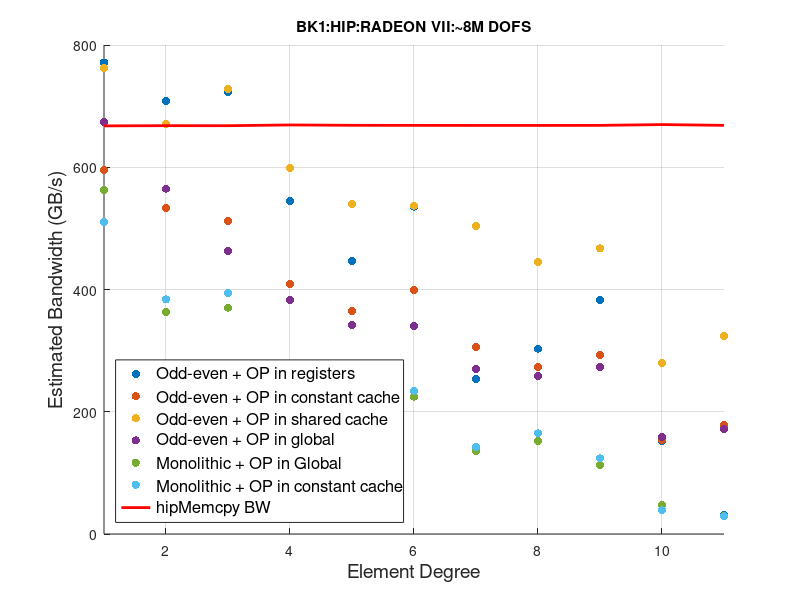

Write MATLAB code to recreate this figure.

data = load('results/testMassMatrixMultiplyVT_RADEONVII_HIP_V3.dat')

dNq = 1;

ids = find(data(:,1)+dNq==data(:,2));

data = data(ids,:);

clf
hold on
maxBW = 0;
for mode=1:6
  ids = find(data(:,end)==mode)
  scatter(data(ids,1)-1, data(ids,8), 'filled')
  maxBW = max(maxBW, data(ids,9));
end

plot(data(ids,1)-1, maxBW, 'r-', 'LineWidth', 2)

hold off

axis([1, 11, 0 800])

  
grid on
xlabel('Element Degree', 'FontSize', 14)
ylabel('Estimated Bandwidth (GB/s)', 'FontSize', 14)
title('BK1:HIP:RADEON VII:~8M DOFS')
ha = legend('Odd-even + OP in registers', ...
	    'Odd-even + OP in constant cache', ...
	    'Odd-even + OP in shared cache', ...
	    'Odd-even + OP in global', ...
	    'Monolithic + OP in Global', ...
	    'Monolithic + OP in constant cache', ...
	    'hipMemcpy BW', 'location', 'southwest');
set(ha, 'FontSize', 12)

print('-dpdf', 'testMassMatrixMultiplyVT_RADEONVII_HIP_V3.pdf', '-bestfit')
